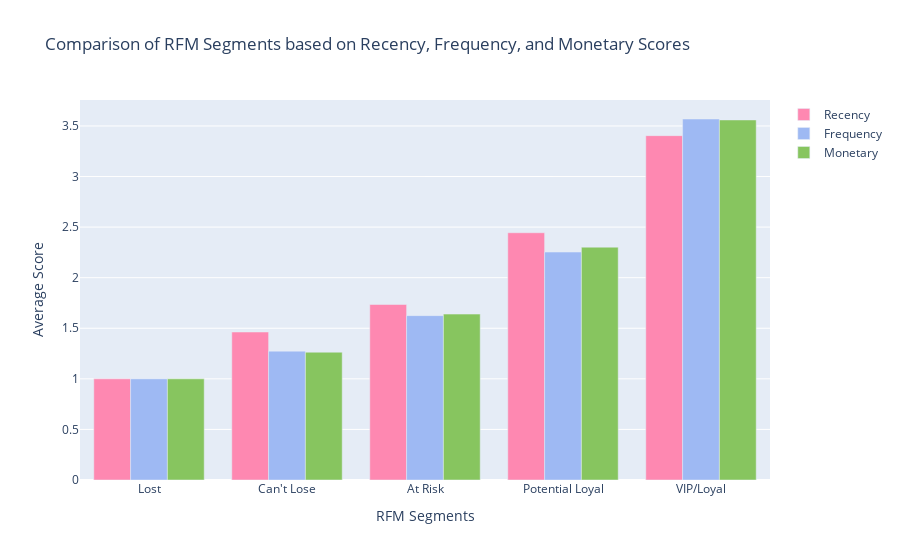

Write notebook code for a chart like this one.
### Code cell
pastel_colors = px.colors.qualitative.Pastel
fig = go.Figure()

fig.add_trace(go.Bar(
    x=segment_scores['RFM_Customer_Segment'],
    y=segment_scores['R'],
    name='Recency',
    marker_color=pastel_colors[6]
))

fig.add_trace(go.Bar(
    x=segment_scores['RFM_Customer_Segment'],
    y=segment_scores['F'],
    name='Frequency',
    marker_color=pastel_colors[5]
))

fig.add_trace(go.Bar(
    x=segment_scores['RFM_Customer_Segment'],
    y=segment_scores['M'],
    name='Monetary',
    marker_color=pastel_colors[4]
))

fig.update_layout(
    title='Comparison of RFM Segments based on Recency, Frequency, and Monetary Scores',
    xaxis_title='RFM Segments',
    yaxis_title='Average Score',
    barmode='group',
    showlegend=True,
)

fig.show()

### Figure 1 — Plotly figure (JSON) as saved in the notebook; plotly's stock layout.template omitted (floating-point values rounded to 4 significant figures)
{"data": [{"marker": {"color": "rgb(254, 136, 177)"}, "name": "Recency", "type": "bar", "x": ["Lost", "Can't Lose", "At Risk", "Potential Loyal", "VIP/Loyal"], "y": [1.0, 1.463, 1.735, 2.444, 3.404]}, {"marker": {"color": "rgb(158, 185, 243)"}, "name": "Frequency", "type": "bar", "x": ["Lost", "Can't Lose", "At Risk", "Potential Loyal", "VIP/Loyal"], "y": [1.0, 1.274, 1.625, 2.253, 3.569]}, {"marker": {"color": "rgb(135, 197, 95)"}, "name": "Monetary", "type": "bar", "x": ["Lost", "Can't Lose", "At Risk", "Potential Loyal", "VIP/Loyal"], "y": [1.0, 1.263, 1.64, 2.302, 3.559]}], "layout": {"barmode": "group", "showlegend": true, "title": {"text": "Comparison of RFM Segments based on Recency, Frequency, and Monetary Scores"}, "xaxis": {"title": {"text": "RFM Segments"}}, "yaxis": {"title": {"text": "Average Score"}}}}
